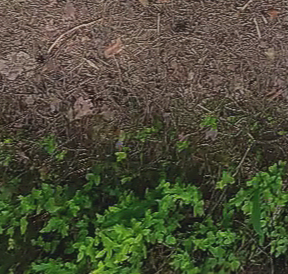
#> input picture YOLO_PREP/yolo_test/testing_bench/stitched_drone_image.png, 288 x 274 px
$ python -i stitcher_yolo_path_finding.py   (imports and definitions only)
#> lines starting #> are read from the running program, lines starting #| are printed output that depends on the picture
#> further down, picture is the input picture: shape (274, 288, 3); mean B, G, R 56.2, 76.8, 76.4
import numpy as np
import cv2
import time
from typing import List, Dict


# Set memory limit for large image processing
# [1 line not run here, left out]

# PARAMETERS TO CUSTOMIZE:
DRONE_1_VIDEO_PATH = "./drone_1.mp4"
DRONE_2_VIDEO_PATH = "./drone_2.mp4"
DRONE_3_VIDEO_PATH = "./drone_3.mp4"
DRONE_4_VIDEO_PATH = "./drone_4.mp4"
STITCHING_FRAME_RATE = 10  # every nth frame will be considered for stitching
BORDER_SIZE = 5 # for border thinning of the stitched image

MODEL_PATH = r"E:\dataset_img\yolo_dataset\runs\detect\train10\weights\best.pt"
MODEL_CONFIDENCE_THRESHOLD = 0.3  # for yolo detection, allow only objects above 30% confidence

GRID_RESOLUTION = 10 # for pathfinding resolution
SAFETY_MARGIN = 30 # for pathfinding safety margin
"""
example of start and end points
START_POINT = (50, 100)    # 50 pixels from left, 100 pixels from top
END_POINT = (1800, 800)    # 1800 pixels from left, 800 pixels from top
PS: filhaal ms paint se pixels dekh lena
"""
START_POINT = (184, 210)  # start point for pathfinding
END_POINT = (1721, 643) # end point for pathfinding


#STICHING FUNCTIONS
# [89 lines left out: functions capture_frames, enhance_brightness_contrast, resize_if_too_large, not called in this run]
def simple_crop_black_borders(image):
    # Perform simple cropping to remove black borders without being too aggressive

    # convert to grayscale
    gray = cv2.cvtColor(image, cv2.COLOR_BGR2GRAY)
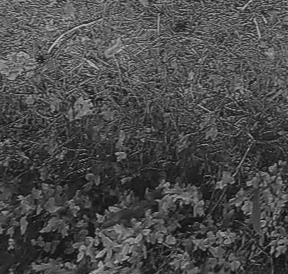
#> gray: shape (274, 288); min 15, max 197, mean 74.3

    # get all non-black pixels
    _, thresh = cv2.threshold(gray, 1, 255, cv2.THRESH_BINARY)
#> thresh: shape (274, 288); every value is 255

    # Find contours
    contours, _ = cv2.findContours(thresh, cv2.RETR_EXTERNAL, cv2.CHAIN_APPROX_SIMPLE)
#> contours = [[[0, 0], [0, 273], [287, 273], [287, 0]]]

    if contours:
        # Get the largest contour (main image area)
        largest_contour = max(contours, key=cv2.contourArea)
#> largest_contour = [[0, 0], [0, 273], [287, 273], [287, 0]]
        x, y, w, h = cv2.boundingRect(largest_contour)
#> x = 0; y = 0; w = 288; h = 274

        # Add small padding to avoid cutting content
        padding = 20
        x = max(0, x - padding)
        y = max(0, y - padding)
        w = min(image.shape[1] - x, w + 2 * padding)
        h = min(image.shape[0] - y, h + 2 * padding)

        # Crop the image
        cropped = image[y:y + h, x:x + w]
        print(f"Cropped from {image.shape[1]}x{image.shape[0]} to {cropped.shape[1]}x{cropped.shape[0]}")
#| Cropped from 288x274 to 288x274
        return cropped

    return image
# [111 lines left out: functions stitch_drone_videos, stitching_process, not called in this run]


# SAHI FUNCTIONS

from sahi import AutoDetectionModel
from sahi.predict import get_sliced_prediction
# [101 lines left out: functions detect_with_sahi, extract_detection_data, print_detection_summary, plot_detections_simple, not called in this run]


# PATH FINDING FUNCTIONS

from typing import List, Tuple
import heapq
class PathFinder:
    # [21 lines left out: functions __init__, add_landmine_obstacles, not called in this run]

    def heuristic(self, a: Tuple[int, int], b: Tuple[int, int]) -> float:
        """Manhattan distance heuristic"""
        return abs(a[0] - b[0]) + abs(a[1] - b[1])

    # [138 lines left out: functions get_neighbors, find_path, visualize_path, begin_a_star, map_detections_to_pathfinder, not called in this run]


# [28 lines not run here, left out]

>>> import cv2
>>> picture = cv2.imread('../YOLO_PREP/yolo_test/testing_bench/stitched_drone_image.png')
>>> result = simple_crop_black_borders(picture)
